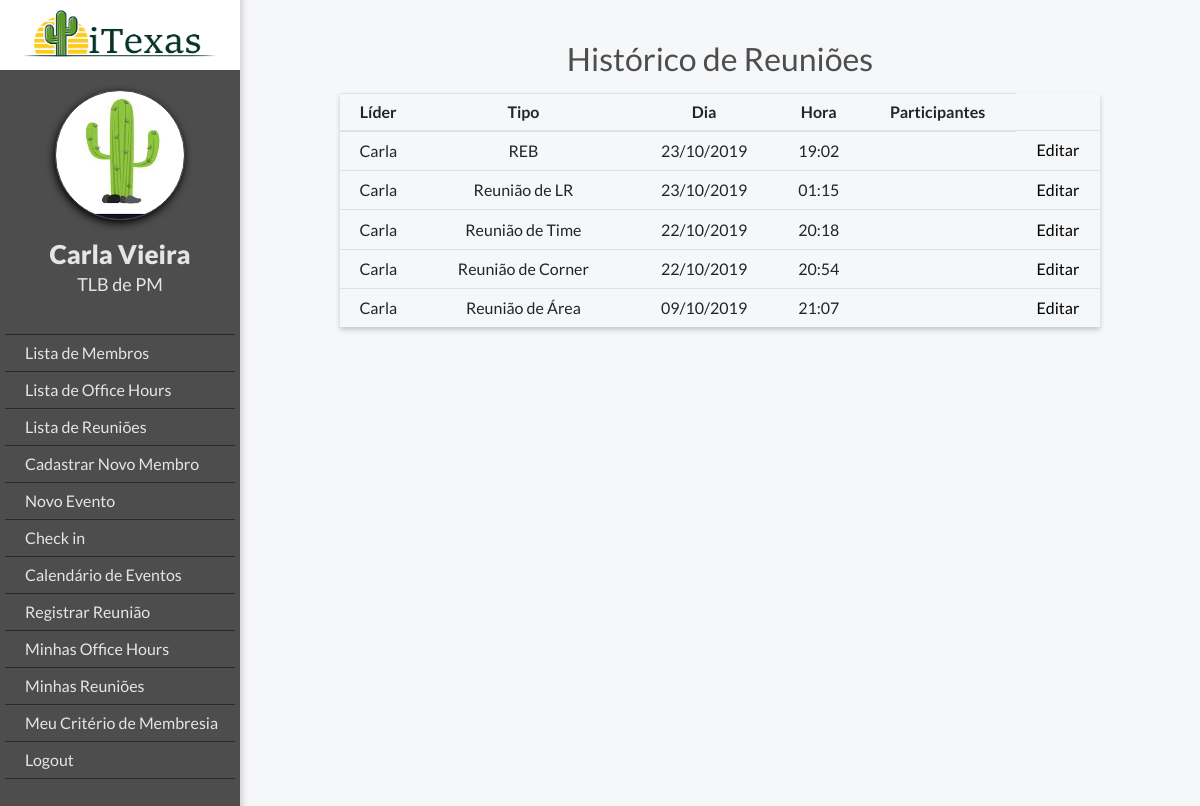
The app's page /meetings/my_meetings/ (signed in) with its own data.
### members/models.py (models this page shows, shortened)
class MyUser(AbstractBaseUser):
    POST = (('lcp', 'LCP'), ('lcvp', 'LCVP'), ('tlb', 'TLB'), ('membro', 'Membro'))
    DEPARTMENT = (
        ('lcp', 'LCP'), ('pm', 'PM'), ('f&l', 'F&L'), ('b2c', 'B2C'), ('b2b', 'B2B'),
        ('oge', 'OGE'), ('ogt', 'OGT'), ('ogv', 'OGV'), ('ige', 'IGE'), ('igt', 'IGT'),)
    email = models.EmailField(verbose_name='E-mail', max_length=255, unique=True)
    podio_code = models.CharField(max_length=10, verbose_name='ID do Podio', unique=True)
    first_name = models.CharField(max_length=20, verbose_name='Nome')
    last_name = models.CharField(max_length=20, verbose_name='Sobrenome')
    post = models.CharField(max_length=10, choices=POST, blank=True, null=True, verbose_name='Cargo')
    department = models.CharField(max_length=10, choices=DEPARTMENT, blank=True, null=True, verbose_name='Área')
    leader = models.ForeignKey("MyUser", blank=True, null=True, on_delete=models.SET_NULL, verbose_name='Líder')
    is_working = models.BooleanField(default=False)
    is_active = models.BooleanField(default=True, verbose_name='Está ativo')
    is_admin = models.BooleanField(default=False, verbose_name='É administrador')
    objects = MyUserManager()
    USERNAME_FIELD = 'podio_code'
    REQUIRED_FIELDS = ['email', 'first_name']

### meetings/models.py (models this page shows, shortened)
class Meeting(models.Model):
    MEETINGS = (('REB', 'REB'), ('RA', 'Reunião de Área'), ('RT', 'Reunião de Time'), ('LR', 'Reunião de LR'),
                ('CN', 'Reunião de Corner'))
    type = models.CharField(max_length=3, choices=MEETINGS, blank=True, null=True, verbose_name='Tipo da Reunião')
    leader = models.ForeignKey(MyUser, verbose_name='Líder', on_delete=models.CASCADE)
    date = models.DateField(verbose_name='Dia', default=date.today)
    time = models.TimeField(verbose_name='Hora', default=timezone.now)

### meetings/views.py (the view)
# urls.py: path('my_meetings/', views.my_meetings, name='my_meetings'),
def my_meetings(request):
    meetings = Meeting.objects.filter(leader=request.user).order_by('-date')
    return render(request, 'meeting/my_meetings.html', {'meetings': meetings, 'request_user': request.user})

### templates/meeting/my_meetings.html
{% extends "base.html" %}
{% if user.is_authenticated %}
    {% block body_block %}
        <h2 class="title">Histórico de Reuniões</h2>
        <table class="table">
            <thead>
            <tr>
                <th class="table-column">Líder</th>
                <th class="table-column">Tipo</th>
                <th class="table-column">Dia</th>
                <th class="table-column">Hora</th>
                <th class="table-column">Participantes</th>
            </tr>
            </thead>
                <tbody>
            {% for meeting in meetings %}
                <tr>
                    <td>{{ meeting.leader.first_name }}</td>
                    <td>{{ meeting.get_type_display }}</td>
                    <td>{{ meeting.date|date:'d/m/Y' }}</td>
                    <td>{{ meeting.time|time:'H:i' }} </td>
                    <td>{{ meeting.participants.first_name }} </td>
                    <td><a href="{% url 'meeting_edit' meeting.id %}">Editar</a></td>
                </tr>
            {% endfor %}
                </tbody>
                </table>
    {% endblock %}
{% else %}
    <h2>Logar</h2>
{% endif %}

### templates/base.html (shortened to what this page needs)
{% load static %}
<!DOCTYPE html>
<html lang="en">
<head>
    <link rel="stylesheet" href="https://stackpath.bootstrapcdn.com/bootstrap/4.3.1/css/bootstrap.min.css"
>
    <link rel="stylesheet" href="https://maxcdn.bootstrapcdn.com/font-awesome/4.5.0/css/font-awesome.min.css">
    <link rel="stylesheet" href="{% static 'css/style.css' %}">
</head>
<body>
{% if user.is_authenticated %}
    <div class="ogr-container">
    <div class="page-body">
    <div class="lateral-menu">
        <div class="logo-area">
            <img class="logo-company" src="../static/images/iTexas.png">
        </div>
        <div class="menu-area">
            <div class="profile-picture"></div>
            <div class="member-infos">
                <a class="member-name" href="{% url 'member_edit' user.podio_code %}">{{ request_user.first_name }} {{ request_user.last_name }}</a>
                <h3 class="member-area">{{ request_user.get_post_display }} de {{ request_user.get_department_display }}</h3>
            </div>
            <ul class="function-list">
                {% if request_user.is_admin %}
                    <li><a href="{% url 'member_list' %}" class="button">Lista de Membros</a></li>
                    <li><a href="{% url 'officehour_list' %}" class="button">Lista de Office Hours</a></li>
                    <li><a href="{% url 'meeting_list' %}" class="button">Lista de Reuniões</a></li>
                    <li><a href="{% url 'register' %}" class="button">Cadastrar Novo Membro</a></li>
                    <li><a href="{% url 'new_event' %}" class="button">Novo Evento</a></li>
                {% endif %}
                {% if user.is_working %}
                    <li><a href="{% url 'check' %}" class="button">Check out</a></li>
                {% else %}
                    <li><a href="{% url 'check' %}" class="button">Check in</a></li>
                {% endif %}
                <li><a href="{% url 'event_list' %}" class="button">Calendário de Eventos</a></li>
                <li><a href="{% url 'new_meeting' %}" class="button">Registrar Reunião</a></li>
                <li><a href="{% url 'office_hours_history' %}" class="button">Minhas Office Hours</a></li>
                <li><a href="{% url 'my_meetings' %}" class="button">Minhas Reuniões</a></li>
                <li><a href="{% url 'member_report' user.podio_code %}" class="button">Meu Critério de Membresia</a></li>
                {% if user.is_authenticated %}
                    <li><a href="{% url 'user_logout' %}">Logout</a></li>
                {% else %}
                    <li><a class="navbar-link" href="{% url 'user_login' %}">Login</a></li>
                {% endif %}
            </ul>
        </div>
    </div>
    <div  id="body-content" class="body-content">
        <div class="body-container">
            {% block body_block %}
            {% endblock %}
        </div>
    </div>
{% endif %}
</div>
</body>
</html>

### static/css/style.css (style rules this page uses)
* { font-family: 'Lato', sans-serif; font-size: 16px; }
body { background-color: #f6f7f9; }
.ogr-container { display: flex; justify-content: center; align-items: center; margin: 0 auto; background-color: #f6f7f9; flex-direction: column; }
.body-content { width: 100%; }
.profile-picture { border: 1px #444444 solid; background-position: center; background-size: cover; width: 150px; height: 150px; border-radius: 75px; box-shadow: -1px 3px 8px 0px #000000; }
.member-infos .member-name { margin-top: 15px; font-size: 26px; font-weight: 800; text-align: center; }
.member-infos .member-area { font-size: 18px; font-weight: 500; }
.page-body { width: 100%; display: flex; margin: 0 auto; }
.page-body .lateral-menu { max-width: 300px; width: 300px; background-color: #4D4D4D; float: left; box-shadow: 1px -6px 7px 1px #cccccc; min-width: 200px; }
.menu-area { display: flex; flex-direction: column; align-items: center; padding: 20px 5px; }
.page-body .lateral-menu .logo-area { display: flex; justify-content: center; align-items: center; background-color: #4AB9F1; height: 70px; color: #FFFFFF; background: white; text-shadow: 0 1px 0 #CCCCCC, 0 2px 0 #c9c9c9, 0 3px 0 #bbb, 0 4px 0 #b9b9b9, 0 5px 0 #aaa, 0 6px 1px rgba(0,0,0,.1), 0 0 5px rgba(0,0,0,.1), 0 1px 3px rgba(0,0,0,.3), 0 3px 5px rgba(0,0,0,.2), 0 5px 10px rgba(0,0,0,.25), 0 10px 10px rgba(0,0,0,.2), 0 20px 20px rgba(0,0,0,.15); }
.logo-area .logo-company { width: 200px; }
.body-content table { text-align: center; }
.lateral-menu .profile-picture { width: 130px; height: 130px; }
.lateral-menu .member-infos { display: flex; flex-direction: column; align-items: center; color: #e5e5e5; }
.lateral-menu ul { display: flex; align-items: center; flex-direction: column; padding-top: 4rem; color: white; font-weight: 900; list-style-type: none; padding: 30px 0; list-style-type: none; width: 100%; cursor: pointer; }
.lateral-menu li { padding: 6px 0 6px 20px; border-bottom: 1px #2a2a2a solid; width: 100%; cursor: pointer; font-size: 16px; }
.lateral-menu a { color: #e5e5e5; font-weight: normal; }
.lateral-menu li:first-child { border-top: 1px #2a2a2a solid; }
.body-container { padding: 40px 100px; }
.body-container .title { font-size: 32px; color: #4D4D4D; font-weight: 400; text-align: center; }
.table th { padding: .35rem; }
.table td { padding: .45rem; }
table { box-shadow: 0 3px 5px rgba(0, 0, 0, 0.2); }
.body-container .table { margin-top: 15px; }
a:hover, a { color: black; }

### records on screen
MyUser: first_name "Carla", last_name "Vieira", post "TLB", department "PM"
Meeting: leader.first_name "Carla", type "REB", date "23/10/2019", time "19:02"
Meeting: leader.first_name "Carla", type "Reunião de LR", date "23/10/2019", time "01:15"
Meeting: leader.first_name "Carla", type "Reunião de Time", date "22/10/2019", time "20:18"
Meeting: leader.first_name "Carla", type "Reunião de Corner", date "22/10/2019", time "20:54"
Meeting: leader.first_name "Carla", type "Reunião de Área", date "09/10/2019", time "21:07"
